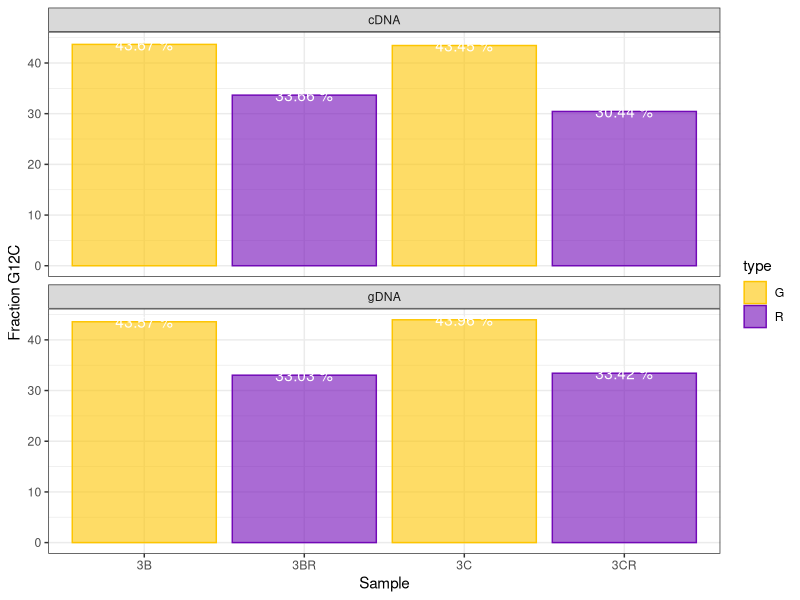

Write R code to recreate this figure.
options(stringsAsFactors=F)
library(grid)
library(ggplot2)


# ddPCR ============

dna=read.csv("ddPCR/gDNA_fraction_G12C_sonda nuova_Analisi_CEREDA.csv")
dna$which="gDNA"

rna=read.csv("ddPCR/cDNA_fraction_G12C_sonda nuova_Analisi_CEREDA.csv")
rna$which="cDNA"
rna=subset(rna, ng==1.5)
rna$ng<-NULL

colnames(dna)=colnames(rna)

all=rbind.data.frame(dna, rna)
all$type="G"
all$type[grep("R", all$Sample.description)]="R"

pdf("Figures/Barplot_qqPCR_G12C.pdf", useDingbats = F, height=unit(5, "cm"), width=unit(4.5, "cm"))
ggplot(all, aes(x=Sample.description, y=Fractional.Abundance, fill=type,color=type))+geom_bar(stat="identity", alpha=0.6)+theme_bw()+
  scale_fill_manual(values=c("G"="#fdc500", "R"="#7209b7"))+
  scale_color_manual(values=c("G"="#fdc500", "R"="#7209b7"))+
  xlab("Sample")+ylab("Fraction G12C")+
  geom_text(aes(label=paste0(Fractional.Abundance, " %")), color="white")+facet_wrap(~which,nrow = 2)
dev.off()

